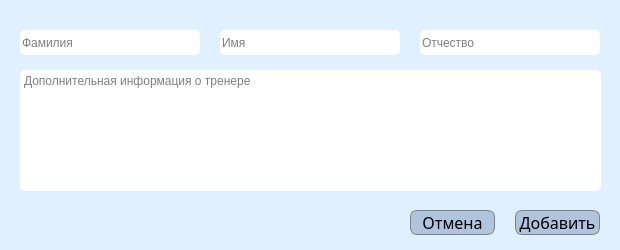
<?xml version="1.0" encoding="UTF-8"?>
<ui version="4.0">
 <class>Dialog</class>
 <widget class="QDialog" name="Dialog">
  <property name="geometry">
   <rect>
    <x>0</x>
    <y>0</y>
    <width>620</width>
    <height>250</height>
   </rect>
  </property>
  <property name="minimumSize">
   <size>
    <width>620</width>
    <height>250</height>
   </size>
  </property>
  <property name="maximumSize">
   <size>
    <width>620</width>
    <height>250</height>
   </size>
  </property>
  <property name="windowTitle">
   <string>Изменение данных тренера</string>
  </property>
  <property name="styleSheet">
   <string notr="true">#Dialog {
background-color: #e0f0ff
}
</string>
  </property>
  <widget class="QPlainTextEdit" name="dopinfo_coach">
   <property name="geometry">
    <rect>
     <x>20</x>
     <y>70</y>
     <width>581</width>
     <height>121</height>
    </rect>
   </property>
   <property name="styleSheet">
    <string notr="true">#dopinfo_coach {
background-color: #FFFFFF;
border-radius:5%;
}</string>
   </property>
   <property name="maximumBlockCount">
    <number>1</number>
   </property>
   <property name="backgroundVisible">
    <bool>false</bool>
   </property>
   <property name="centerOnScroll">
    <bool>false</bool>
   </property>
   <property name="placeholderText">
    <string>Дополнительная информация о тренере</string>
   </property>
  </widget>
  <widget class="QLineEdit" name="otchestvo_coach">
   <property name="geometry">
    <rect>
     <x>420</x>
     <y>30</y>
     <width>180</width>
     <height>25</height>
    </rect>
   </property>
   <property name="styleSheet">
    <string notr="true">#otchestvo_coach {
background-color: #FFFFFF;
border-radius:5%;
}</string>
   </property>
   <property name="placeholderText">
    <string>Отчество</string>
   </property>
  </widget>
  <widget class="QPushButton" name="cancelbutton_coach">
   <property name="geometry">
    <rect>
     <x>410</x>
     <y>210</y>
     <width>85</width>
     <height>25</height>
    </rect>
   </property>
   <property name="styleSheet">
    <string notr="true">#cancelbutton_coach {
background-color: #b0c4de;
border-radius:7%;
border: 1px solid grey;
font-family: Avenir Next;
font-size: 16px;
}

#cancelbutton_coach:hover {
background-color: #9db1cc
}</string>
   </property>
   <property name="text">
    <string>Отмена</string>
   </property>
  </widget>
  <widget class="QLineEdit" name="name_coach">
   <property name="geometry">
    <rect>
     <x>20</x>
     <y>30</y>
     <width>180</width>
     <height>25</height>
    </rect>
   </property>
   <property name="styleSheet">
    <string notr="true">#name_coach {
background-color: #FFFFFF;
border-radius:5%;
}</string>
   </property>
   <property name="placeholderText">
    <string>Фамилия</string>
   </property>
  </widget>
  <widget class="QLineEdit" name="surname_coach">
   <property name="geometry">
    <rect>
     <x>220</x>
     <y>30</y>
     <width>180</width>
     <height>25</height>
    </rect>
   </property>
   <property name="styleSheet">
    <string notr="true">#surname_coach {
background-color: #FFFFFF;
border-radius:5%;
}</string>
   </property>
   <property name="placeholderText">
    <string>Имя</string>
   </property>
  </widget>
  <widget class="QPushButton" name="addbutton_coach">
   <property name="geometry">
    <rect>
     <x>515</x>
     <y>210</y>
     <width>85</width>
     <height>25</height>
    </rect>
   </property>
   <property name="styleSheet">
    <string notr="true">#addbutton_coach {
background-color: #b0c4de;
border-radius:7%;
border: 1px solid grey;
font-family: Avenir Next;
font-size: 16px;
}

#addbutton_coach:hover {
background-color: #71bc78
}</string>
   </property>
   <property name="text">
    <string>Добавить</string>
   </property>
  </widget>
 </widget>
 <resources/>
 <connections/>
</ui>
